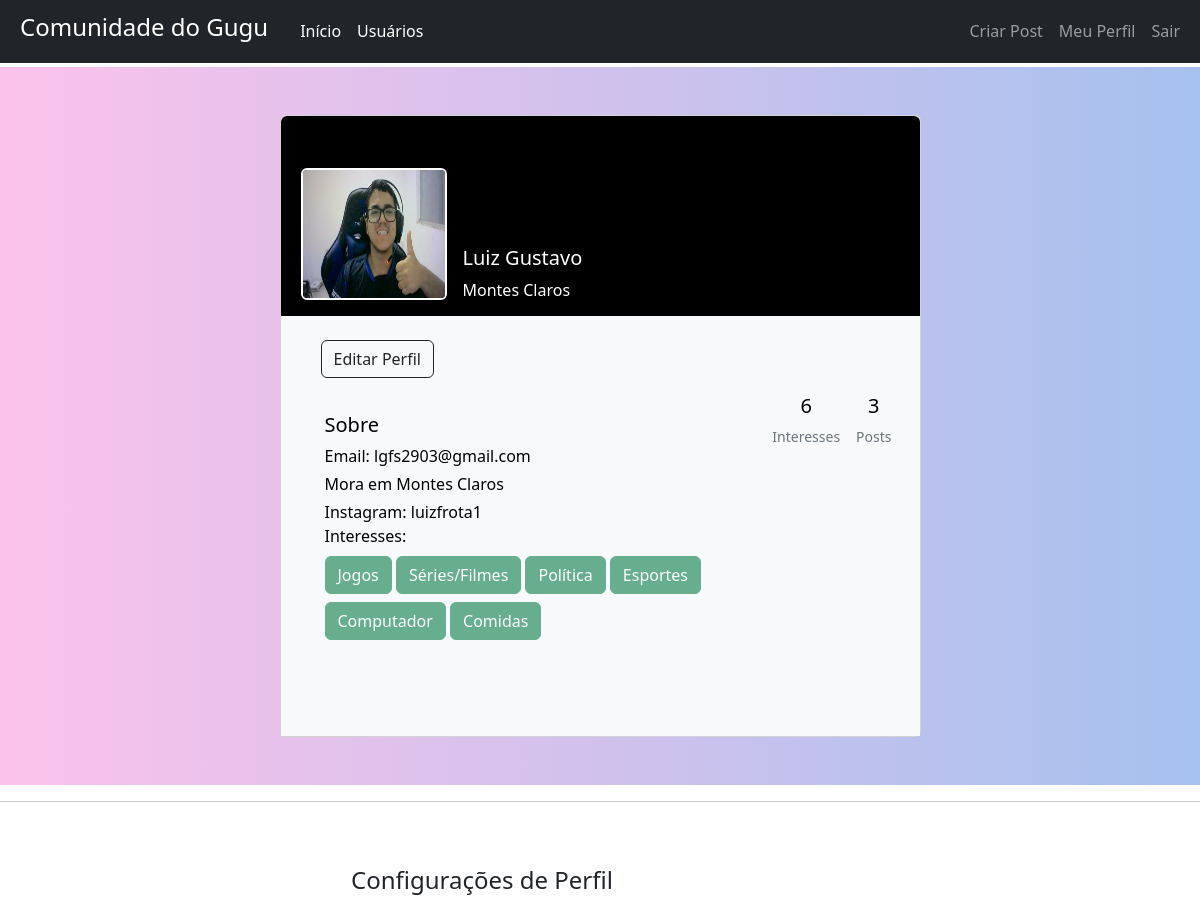
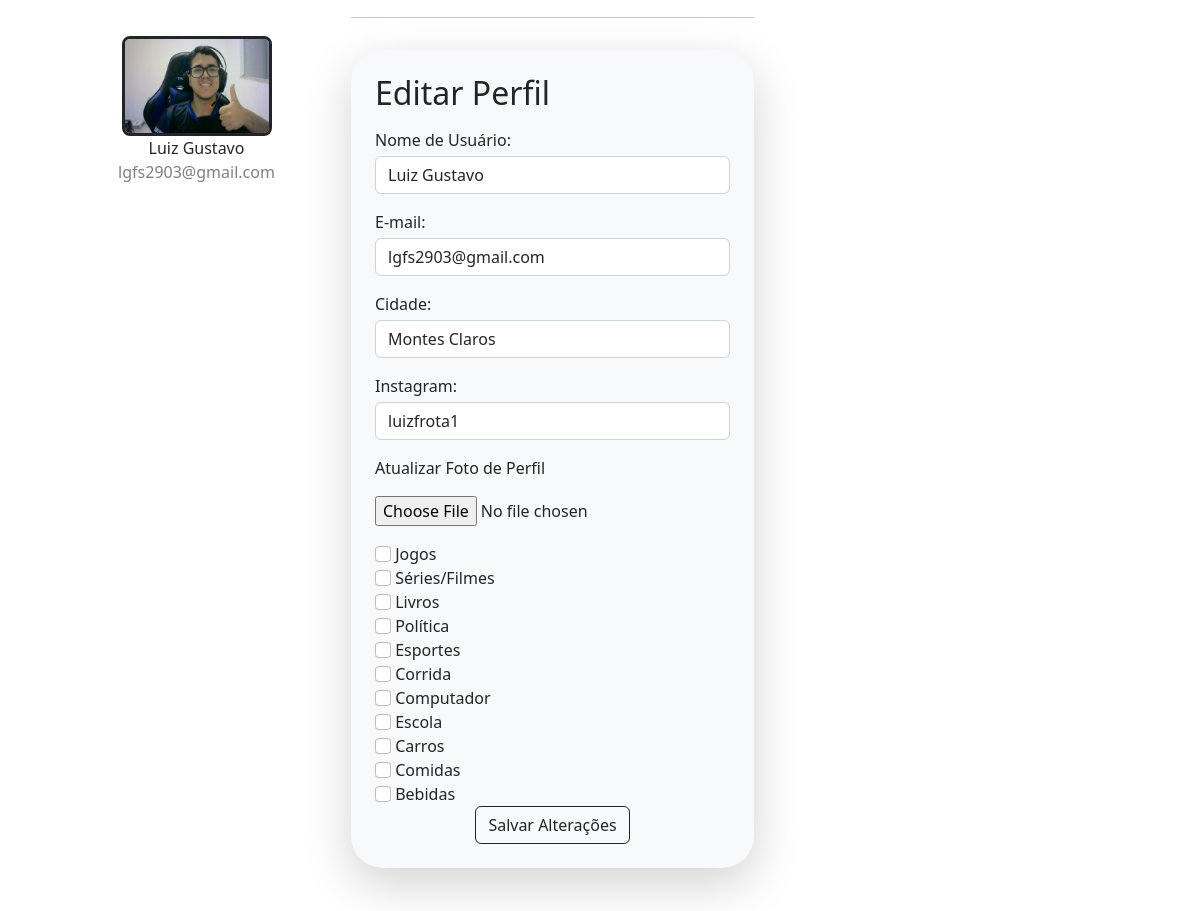
The page /perfil/editar (signed in) on the database its author committed (2 pictures, top to bottom).
### comunidadedogugu/models.py (models this page shows)
class Usuario(database.Model, UserMixin):
    id = database.Column(database.Integer, primary_key=True)
    username = database.Column(database.String, nullable=False, unique=True)
    email = database.Column(database.String, nullable=False, unique=True)
    cidade = database.Column(database.String, nullable=False, default='Não informado')
    instagram = database.Column(database.String, nullable=False, default='Não informado')
    senha = database.Column(database.String, nullable=False)
    foto_perfil = database.Column(database.String, default='default.jpg')
    posts = database.relationship('Post', backref='autor', lazy=True)
    interesses = database.Column(database.String, nullable=False, default='Não Informado')
    def contar_posts(self):
        return len(self.posts)

### comunidadedogugu/routes.py (the view)
@app.route('/perfil/editar', methods=["GET", "POST"])
@login_required
def editar_perfil():
    form_editar_perfil = EditarPerfil()
    if form_editar_perfil.validate_on_submit():
        current_user.email = form_editar_perfil.email.data
        current_user.username = form_editar_perfil.username.data
        current_user.cidade = form_editar_perfil.cidade.data
        current_user.instagram = form_editar_perfil.instagram.data
        if form_editar_perfil.foto_perfil.data:
            nome_imagem = salvar_imagem(form_editar_perfil.foto_perfil.data)
            current_user.foto_perfil = nome_imagem
        current_user.interesses = atualizar_interesses(form_editar_perfil)
        database.session.commit()
        flash('Perfil atualizado com sucesso', 'alert-success')
        return redirect(url_for('perfil'))
    elif request.method == 'GET':
        form_editar_perfil.email.data = current_user.email
        form_editar_perfil.username.data = current_user.username
        form_editar_perfil.cidade.data = current_user.cidade
        form_editar_perfil.instagram.data = current_user.instagram
    foto_perfil = url_for('static', filename='fotos_perfil/{}'.format(current_user.foto_perfil))
    return render_template("editarperfil.html", foto_perfil=foto_perfil, form_editar_perfil=form_editar_perfil)

### comunidadedogugu/forms.py (shortened to what this page needs)
class EditarPerfil(FlaskForm):
    username = StringField('Nome de Usuário', validators=[DataRequired()])
    email = StringField('E-mail', validators=[DataRequired(), Email()])
    cidade = StringField('Cidade', validators=[DataRequired()])
    instagram = StringField('Instagram: ', validators=[DataRequired()])
    foto_perfil = FileField('Atualizar Foto de Perfil', validators=[FileAllowed(['jpg', 'png'])])
    interesse_jogos = BooleanField('Jogos')
    interesse_series_filmes = BooleanField('Séries/Filmes')
    interesse_livros = BooleanField('Livros')
    interesse_politica = BooleanField('Política')
    interesse_esportes = BooleanField('Esportes')
    interesse_corrida = BooleanField('Corrida')
    interesse_computador = BooleanField('Computador')
    interesse_escola = BooleanField('Escola')
    interesse_carros = BooleanField('Carros')
    interesse_comidas = BooleanField('Comidas')
    interesse_bebidas = BooleanField('Bebidas')
    botao_editar_perfil = SubmitField('Salvar Alterações')

### comunidadedogugu/models.py (called while the page is built)
@login_manager.user_loader
def load_usuario(id_usuario):
    return Usuario.query.get(int(id_usuario))

### comunidadedogugu/templates/editarperfil.html (shortened to what this page needs)
{% extends 'perfil.html' %}
{% block form_editar_perfil %}
<hr>
<div class="container rounded bg-white mt-5 mb-5">
    <div class="row">
        <div class="col-md-3 border-right">
            <div class="d-flex flex-column align-items-center text-center mt-5 ms-5"><img
                    class="rounded-3 mt-5 border border-3 border-dark" style="width: 150px; height: 100px; z-index:1" src="{{ foto_perfil }}"><span
                    class="font-weight-bold">{{ current_user.username }}</span><span class="text-black-50">{{current_user.email}}</span>
            </div>
        </div>
        <div class="col-md-5 border-right">
            <div class="py-3">
                <div class="d-flex justify-content-between align-items-center mb-4 ms-4">
                    <h4 class="text-right">Configurações de Perfil</h4>
                </div>
                <div class="container px-4">
                    <hr>
                    <div class="row gx-5">
                        <div class="col">
                            <form method='POST' action="" class="rounded-5 mt-3 form-floating"
                                  enctype="multipart/form-data">
                                <div class="shadow-lg p-4 rounded-5 bg-light">
                                    <h2>Editar Perfil</h2>
                                    <div class='form-group'>
                                        {% if form_editar_perfil.username.errors %}
                                        Nome De Usuário: {{ form_editar_perfil.username (class="form-control mt-1
                                        is-invalid") }}
                                        <div class="invalid-feedback">
                                            {% for erro in form_editar_perfil.username.errors %}
                                            {{ erro }}
                                            {% endfor %}
                                        </div>
                                        {% else %}
                                        <p> Nome de Usuário: {{ form_editar_perfil.username (class="form-control
                                            mt-1") }}</p>
                                        {% endif %}
                                    </div>
                                    <div class='form-group'>
                                        {% if form_editar_perfil.email.errors %}
                                        E-mail: {{ form_editar_perfil.email (class="form-control mt-1
                                        is-invalid") }}
                                        <div class="invalid-feedback">
                                            {% for erro in form_editar_perfil.email.errors %}
                                            {{ erro }}
                                            {% endfor %}
                                        </div>
                                        {% else %}
                                        <p> E-mail: {{ form_editar_perfil.email (class="form-control mt-1")
                                            }}</p>
                                        {% endif %}
                                    </div>
                                    <div class='form-group'>
                                        {% if form_editar_perfil.cidade.errors %}
                                        Cidade: {{ form_editar_perfil.cidade (class="form-control mt-1
                                        is-invalid") }}
                                        <div class="invalid-feedback">
                                            {% for erro in form_editar_perfil.cidade.errors %}
                                            {{ erro }}
                                            {% endfor %}
                                        </div>
                                        {% else %}
                                        <p> Cidade: {{ form_editar_perfil.cidade (class="form-control mt-1")
                                            }}</p>
                                        {% endif %}
                                    </div>
                                    <div class='form-group'>
                                        {% if form_editar_perfil.instagram.errors %}
                                        Instagram: {{ form_editar_perfil.instagram (class="form-control mt-1
                                        is-invalid") }}
                                        <div class="invalid-feedback">
                                            {% for erro in form_editar_perfil.instagram.errors %}
                                            {{ erro }}
                                            {% endfor %}
                                        </div>
                                        {% else %}
                                        <p> Instagram: {{ form_editar_perfil.instagram (class="form-control mt-1")
                                            }}</p>
                                        {% endif %}
                                    </div>
                                    <div class="form-group">
                                        <p>{{ form_editar_perfil.foto_perfil.label }}</p>
                                        <p>{{ form_editar_perfil.foto_perfil (class='form-control-file') }}</p>
                                    </div>
                                    <div>
                                        {% for campo in form_editar_perfil %}
                                        {% if 'interesse_' in campo.name %}
                                        <div class="form-group" enctype="multipart/form-data">
                                            {{ campo (class="form-check-input") }}
                                            {{ campo.label (class="form-check-label") }}
                                        </div>
                                        {% endif %}
                                        {% endfor %}
                                    </div>
                                    <center>{{ form_editar_perfil.botao_editar_perfil (class= "btn btn-outline-dark"
                                        )}}
                                    </center>
                                </div>
                            </form>
                        </div>
                    </div>
                </div>
            </div>
        </div>
    </div>
</div>
{% endblock %}

### comunidadedogugu/templates/perfil.html (shortened to what this page needs)
{% extends "base.html" %}
{% block body %}
<section class="h-100 gradient-custom-2">
    <div class="container py-5 h-100">
        <div class="row d-flex justify-content-center align-items-center h-100">
            <div class="col col-lg-9 col-xl-7">
                <div class="card">
                    <div class="rounded-top text-white d-flex flex-row" style="background-color: #000; height:200px;">
                        <div class="ms-3 mt-5 d-flex flex-column" style="width: 150px;">
                            {% if current_user.foto_perfil != 'default.jpg' %}
                            <img src="{{ foto_perfil }}"
                                 alt="Generic placeholder image"
                                 class="bd-placeholder-img rounded mt-1 mb-3 ms-1 border border-white border-2"
                                 width="150" height="100"
                                 style="width: auto; z-index: 1">
                            {% else %}
                            <img src="{{ foto_perfil }}"
                                 alt="Generic placeholder image"
                                 class="rounded-circle border border-white border-2 img-fluid "
                                 style="width: 150px; z-index: 1">
                            {% endif %}
                        </div>
                        <div class="ms-3" style="margin-top: 130px;">
                            <h5>{{ current_user.username }}</h5>
                            <p>{{ current_user.cidade }}</p>
                        </div>
                    </div>
                    <div class="p-4 text-black" style="background-color: #f8f9fa;">
                        <a href="{{ url_for('editar_perfil') }}"
                           class="btn btn-outline-dark btn-md btn-block center ms-3 mb-">Editar Perfil</a>
                        <div class="p-3 text-black" style="background-color: #f8f9fa;">
                            <div class="row">
                                <div class="d-flex flex-row-reverse m-0 p-0">
                                    <div class="d-flex justify-content-end text-center">
                                        {% if "Não Informado" in current_user.interesses %}
                                        <div class="d-flex justify-content-end text-center">
                                            <div class="">
                                                <p class="h5"> 0 </p>
                                                <p class="small text-muted">Interesses</p>
                                            </div>
                                        </div>
                                        {% else %}
                                        <div class="d-flex justify-content-end text-center">
                                            <div class="">
                                                <p class="h5"> {{ current_user.interesses.count(';') + 1 }} </p>
                                                <p class="small text-muted">Interesses</p>
                                            </div>
                                        </div>
                                        {% endif %}
                                        <div class="d-flex justify-content-end text-center ms-3">
                                            <div class="">
                                                <p class="h5"> {{ current_user.contar_posts() }} </p>
                                                <p class="small text-muted">Posts</p>
                                            </div>
                                        </div>
                                    </div>
                                    <div class="card-body text-black">
                                        <div class="mb-5">
                                            <p class="lead fw-normal mb-1">Sobre</p>
                                            <div class="mb-5" style="background-color: #f8f9fa;">
                                                <p class="font-italic mb-1">Email: {{ current_user.email }}</p>
                                                <p class="font-italic mb-1">Mora em {{ current_user.cidade }}</p>
                                                <p class="font-italic mb-0">Instagram: {{ current_user.instagram }} </p>
                                                Interesses:<br>
                                                {% if current_user.interesses != "" %}
                                                {% for interesse in current_user.interesses.split(';') %}
                                                <button type="button" class="btn btn-success mt-2" disabled>{{ interesse
                                                    }}
                                                </button>
                                                {% endfor %}
                                                {% else %}
                                                <button type="button" class="btn btn-success mt-2" disabled>Não
                                                    Informado
                                                </button>
                                                {% endif %}
                                            </div>
                                        </div>
                                    </div>
                                </div>
                            </div>
                        </div>
                    </div>
                </div>
            </div>
        </div>
    </div>
</section>
{% block form_editar_perfil %}
{% endblock %}
{% endblock %}

### comunidadedogugu/static/main.css (style rules this page uses)
.gradient-custom-2 { background: #fbc2eb; background: -webkit-linear-gradient(to right, rgba(251, 194, 235, 1), rgba(166, 193, 238, 1)); background: linear-gradient(to right, rgba(251, 194, 235, 1), rgba(166, 193, 238, 1)) }
img { width: 160px; height: 160px; border-radius: 50%; }

### rows shown on the page
Usuario: username "Luiz Gustavo", cidade "Montes Claros", interesses "6", email "lgfs2903@gmail.com", instagram "luizfrota1"

### other values the page prints
{{ current_user.contar_posts() }} "3"
{{ interesse }} "Jogos" "Séries/Filmes" "Política" "Esportes" "Computador" "Comidas"
{{ campo.label (class="form-check-label") }} "Jogos" "Séries/Filmes" "Livros" "Política" "Esportes" "Corrida" "Computador" "Escola" "Carros" "Comidas" "Bebidas"
